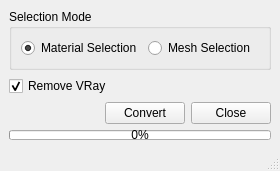
<?xml version="1.0" encoding="UTF-8"?>
<ui version="4.0">
 <class>MainWindow</class>
 <widget class="QMainWindow" name="MainWindow">
  <property name="geometry">
   <rect>
    <x>0</x>
    <y>0</y>
    <width>280</width>
    <height>171</height>
   </rect>
  </property>
  <property name="windowTitle">
   <string>VRay to Arnold</string>
  </property>
  <widget class="QWidget" name="centralwidget">
   <layout class="QVBoxLayout" name="verticalLayout">
    <item>
     <widget class="QGroupBox" name="groupBox">
      <property name="title">
       <string>Selection Mode</string>
      </property>
      <layout class="QHBoxLayout" name="horizontalLayout">
       <item>
        <widget class="QRadioButton" name="materialButton">
         <property name="text">
          <string>Material Selection</string>
         </property>
         <property name="checked">
          <bool>true</bool>
         </property>
        </widget>
       </item>
       <item>
        <widget class="QRadioButton" name="meshButton">
         <property name="text">
          <string>Mesh Selection</string>
         </property>
        </widget>
       </item>
      </layout>
     </widget>
    </item>
    <item>
     <layout class="QHBoxLayout" name="horizontalLayout_3">
      <item>
       <widget class="QCheckBox" name="removeButton">
        <property name="text">
         <string>Remove VRay</string>
        </property>
        <property name="checked">
         <bool>true</bool>
        </property>
       </widget>
      </item>
      <item>
       <spacer name="horizontalSpacer_2">
        <property name="orientation">
         <enum>Qt::Horizontal</enum>
        </property>
        <property name="sizeHint" stdset="0">
         <size>
          <width>40</width>
          <height>20</height>
         </size>
        </property>
       </spacer>
      </item>
     </layout>
    </item>
    <item>
     <layout class="QHBoxLayout" name="horizontalLayout_4">
      <item>
       <spacer name="horizontalSpacer">
        <property name="orientation">
         <enum>Qt::Horizontal</enum>
        </property>
        <property name="sizeHint" stdset="0">
         <size>
          <width>40</width>
          <height>20</height>
         </size>
        </property>
       </spacer>
      </item>
      <item>
       <widget class="QPushButton" name="convertButton">
        <property name="minimumSize">
         <size>
          <width>75</width>
          <height>0</height>
         </size>
        </property>
        <property name="text">
         <string>Convert</string>
        </property>
       </widget>
      </item>
      <item>
       <widget class="QPushButton" name="closeButton">
        <property name="minimumSize">
         <size>
          <width>75</width>
          <height>0</height>
         </size>
        </property>
        <property name="text">
         <string>Close</string>
        </property>
       </widget>
      </item>
     </layout>
    </item>
    <item>
     <widget class="QProgressBar" name="progressBar">
      <property name="maximumSize">
       <size>
        <width>16777215</width>
        <height>10</height>
       </size>
      </property>
      <property name="value">
       <number>0</number>
      </property>
     </widget>
    </item>
   </layout>
  </widget>
  <widget class="QMenuBar" name="menubar">
   <property name="geometry">
    <rect>
     <x>0</x>
     <y>0</y>
     <width>280</width>
     <height>19</height>
    </rect>
   </property>
  </widget>
  <widget class="QStatusBar" name="statusbar"/>
 </widget>
 <resources/>
 <connections/>
</ui>
